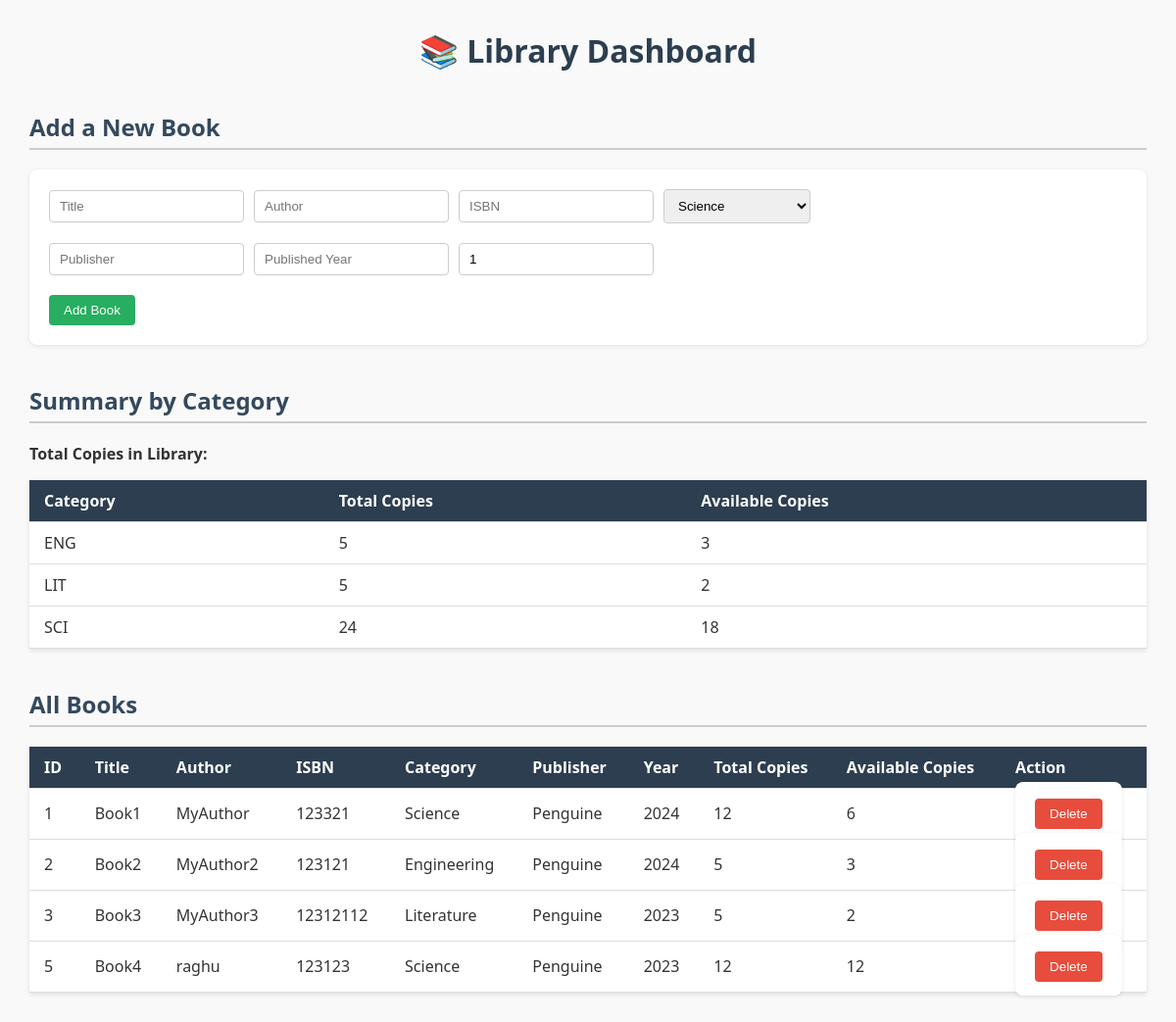
The app's page /catalouge/ (signed in) with its own data.
### core/models.py (models this page shows, shortened)
class Book(models.Model):
    class Category(models.TextChoices):
        SCIENCE = "SCI", "Science"
        ENGINEERING = "ENG", "Engineering"
        LITERATURE = "LIT", "Literature"
        HISTORY = "HIS", "History"
        TECHNOLOGY = "TECH", "Technology"
        OTHER = "OTH", "Other"
    title = models.CharField(max_length=255, verbose_name="Book Title")
    author = models.CharField(max_length=255, verbose_name="Author")
    isbn = models.CharField(max_length=13, unique=True, verbose_name="ISBN")
    category = models.CharField(
        max_length=10,
        choices=Category.choices,
        default=Category.OTHER,
        verbose_name="Category"
    )
    publisher = models.CharField(max_length=255, blank=True, null=True, verbose_name="Publisher")
    published_year = models.PositiveIntegerField(blank=True, null=True, verbose_name="Published Year")
    total_copies = models.PositiveIntegerField(default=1, verbose_name="Total Copies")
    available_copies = models.PositiveIntegerField(default=1, verbose_name="Available Copies")
    added_date = models.DateTimeField(default=timezone.now, verbose_name="Added to Library")

### core/views.py (the view, shortened to what this page needs)
# urls.py: path('catalouge/',manageCatalougeView.as_view(),name='manage-catalouge'),
class manageCatalougeView(LoginRequiredMixin,UserPassesTestMixin,View):
    template_name = 'core/managecatalouge.html'
    def get(self,request,*args,**kwargs):
        book_by_genre = Book.objects.values('category').annotate(
            total_copies=Sum('total_copies'),
            available_copies = Sum('available_copies'),
            total_book_by_genre = Count('id')
            )
        books = Book.objects.all()
        category_choices = Book.Category.choices
        return render(request,self.template_name,{
            "books_by_genre": book_by_genre,
            "books": books,
            "category_choices": category_choices,
        })
    def test_func(self):
        return self.request.user.is_staff

### core/templates/core/managecatalouge.html (shortened to what this page needs)
<!DOCTYPE html>
<html lang="en">
<head>
</head>
<body>
<h1>📚 Library Dashboard</h1>
<h2>Add a New Book</h2>
<form method="post">
  <div class="form-group">
    <input type="text" name="title" placeholder="Title" required>
    <input type="text" name="author" placeholder="Author" required>
    <input type="text" name="isbn" placeholder="ISBN" required>
    <select name="category" required>
      {% for code, name in category_choices %}
        <option value="{{ code }}">{{ name }}</option>
      {% endfor %}
    </select>
  </div>
  <div class="form-group">
    <input type="text" name="publisher" placeholder="Publisher">
    <input type="number" name="published_year" placeholder="Published Year">
    <input type="number" name="total_copies" placeholder="Total Copies" min="1" value="1">
  </div>
  <button type="submit">Add Book</button>
</form>
<h2>Summary by Category</h2>
<p>Total Copies in Library: {{ total_copies }}</p>
<table>
  <tr>
    <th>Category</th>
    <th>Total Copies</th>
    <th>Available Copies</th>
  </tr>
  {% for row in books_by_genre %}
    <tr>
      <td>{{ row.category }}</td>
      <td>{{ row.total_copies }}</td>
      <td>{{ row.available_copies }}</td>
    </tr>
  {% endfor %}
</table>
<h2>All Books</h2>
<table>
  <tr>
    <th>ID</th>
    <th>Title</th>
    <th>Author</th>
    <th>ISBN</th>
    <th>Category</th>
    <th>Publisher</th>
    <th>Year</th>
    <th>Total Copies</th>
    <th>Available Copies</th>
    <th>Action</th>
  </tr>
  {% for book in books %}
    <tr>
      <td>{{ book.id }}</td>
      <td>{{ book.title }}</td>
      <td>{{ book.author }}</td>
      <td>{{ book.isbn }}</td>
      <td>{{ book.get_category_display }}</td>
      <td>{{ book.publisher }}</td>
      <td>{{ book.published_year }}</td>
      <td>{{ book.total_copies }}</td>
      <td>{{ book.available_copies }}</td>
      <td>
        <form method="post" style="display:inline;">
          <button type="submit" class="delete">Delete</button>
        </form>
      </td>
    </tr>
  {% endfor %}
</table>
</body>
</html>

### core/templates/core/managecatalouge.html (style rules this page uses)
body { font-family: 'Segoe UI', Tahoma, Geneva, Verdana, sans-serif; margin: 30px; background-color: #f9f9f9; color: #333; }
h1 { text-align: center; color: #2c3e50; }
h2 { color: #34495e; margin-top: 40px; border-bottom: 2px solid #ccc; padding-bottom: 5px; }
p { font-size: 16px; font-weight: bold; }
table { width: 100%; border-collapse: collapse; margin-top: 15px; box-shadow: 0 2px 5px rgba(0,0,0,0.1); background-color: #fff; }
th, td { padding: 10px 15px; text-align: left; border-bottom: 1px solid #ddd; }
th { background-color: #2c3e50; color: #fff; }
form { margin-top: 20px; background-color: #fff; padding: 20px; border-radius: 8px; box-shadow: 0 1px 4px rgba(0,0,0,0.1); }
input[type="text"], input[type="number"], select { padding: 8px 10px; margin-right: 10px; border: 1px solid #ccc; border-radius: 4px; min-width: 150px; }
button { padding: 8px 15px; background-color: #27ae60; color: #fff; border: none; border-radius: 4px; cursor: pointer; transition: background-color 0.2s ease; }
button.delete { background-color: #e74c3c; }
.form-group { margin-bottom: 10px; display: flex; flex-wrap: wrap; align-items: center; }
.form-group input, .form-group select { margin-bottom: 10px; }

### records on screen
Book: category "ENG", total_copies "5", available_copies "3", id "2", title "Book2", author "MyAuthor2", isbn "123121", category "Engineering", publisher "Penguine", published_year "2024"
Book: category "LIT", total_copies "5", available_copies "2", id "3", title "Book3", author "MyAuthor3", isbn "12312112", category "Literature", publisher "Penguine", published_year "2023"
Book: id "1", title "Book1", author "MyAuthor", isbn "123321", category "Science", publisher "Penguine", published_year "2024", total_copies "12", available_copies "6"
Book: id "5", title "Book4", author "raghu", isbn "123123", category "Science", publisher "Penguine", published_year "2023", total_copies "12", available_copies "12"

### other values on screen
{{ row.category }} "SCI"
{{ row.total_copies }} "24"
{{ row.available_copies }} "18"
form field category "Science"
